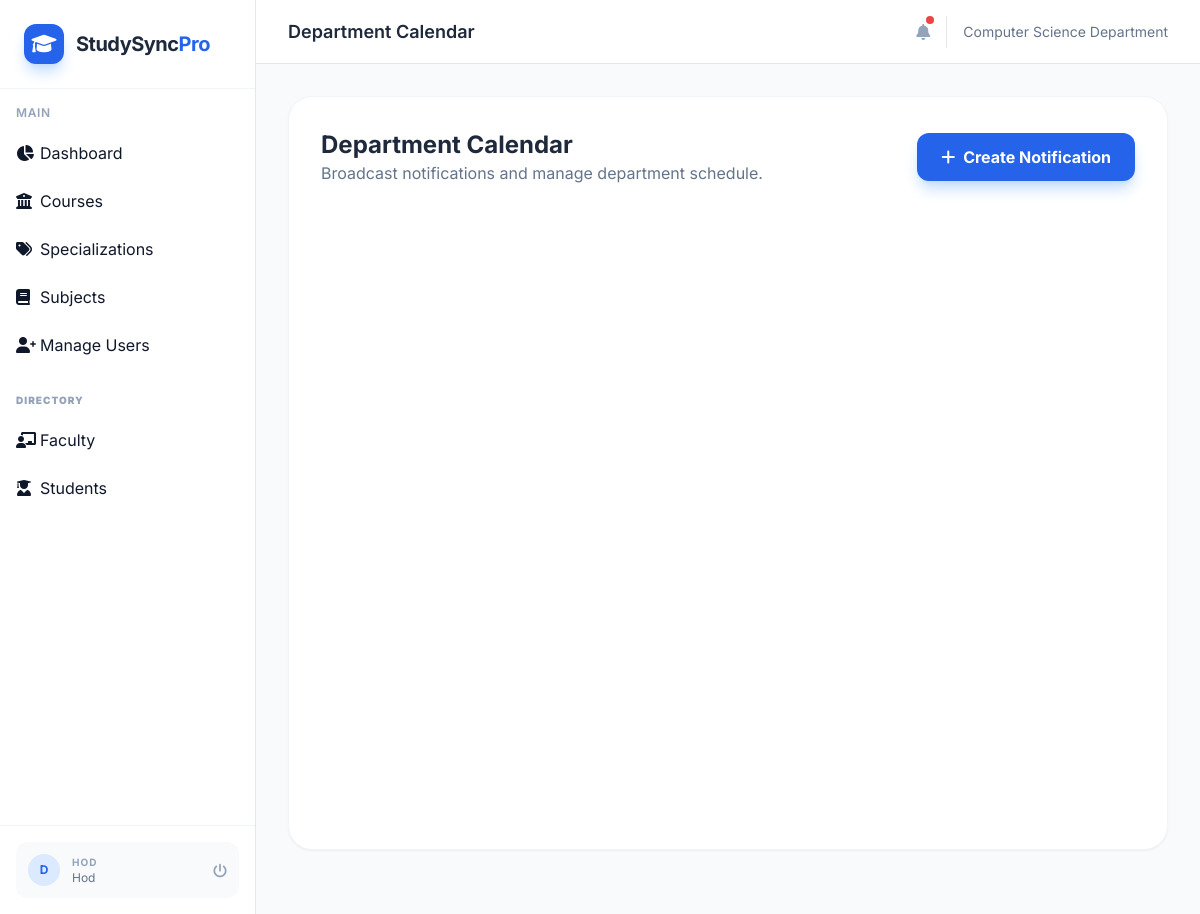
The app's page /hod/calendar (signed in) with its own data.
### models.py (models this page shows)
class User(db.Model, UserMixin):
    __tablename__ = 'user'
    id = db.Column(db.Integer, primary_key=True)
    name = db.Column(db.String(100), nullable=False)
    email = db.Column(db.String(120), unique=True, nullable=False)
    password = db.Column(db.String(200), nullable=False)
    role = db.Column(db.String(20), nullable=False) # hod, faculty, student
    department = db.Column(db.String(100))
    subjects_taught = db.relationship('Subject', backref='faculty', lazy=True)
    enrollments = db.relationship('Enrollment', backref='student', lazy=True)
    events_created = db.relationship('Event', backref='creator', lazy=True, foreign_keys='Event.created_by')
    personal_reminders = db.relationship('Event', backref='owner', lazy=True, foreign_keys='Event.user_id')

### routes/hod.py (the view)
    def decorated_function(*args, **kwargs):
        if not current_user.is_authenticated or current_user.role != 'hod':
            flash('Access Denied', 'danger')
            return redirect(url_for('auth.login'))
        return f(*args, **kwargs)

### routes/hod.py (called while the page is built)
def admin_required(f):
    def decorated_function(*args, **kwargs):
        if not current_user.is_authenticated or current_user.role != 'hod':
            flash('Access Denied', 'danger')
            return redirect(url_for('auth.login'))
        return f(*args, **kwargs)
    decorated_function.__name__ = f.__name__
    return decorated_function

@hod_bp.route('/calendar')
@login_required
@admin_required
def calendar():
    return render_template('hod_calendar.html')

### templates/hod_calendar.html (shortened to what this page needs)
{% extends "base.html" %}
{% block header_title %}Department Calendar{% endblock %}
{% block content %}
<div class="bg-white rounded-3xl shadow-sm border border-slate-100 p-8 mb-8">
    <div class="flex items-center justify-between mb-8">
        <div>
            <h3 class="text-2xl font-bold text-slate-800">Department Calendar</h3>
            <p class="text-slate-500">Broadcast notifications and manage department schedule.</p>
        </div>
        <button onclick="openEventModal()" class="px-6 py-3 bg-blue-600 hover:bg-blue-700 text-white font-bold rounded-xl transition-all shadow-lg shadow-blue-200 flex items-center gap-2">
            <i class="fas fa-plus"></i>
            Create Notification
        </button>
    </div>
    <div id="calendar" class="min-h-[600px]"></div>
</div>
<link href='https://cdn.jsdelivr.net/npm/fullcalendar@5.11.3/main.min.css' rel='stylesheet' />
{% endblock %}

### templates/base.html (shortened to what this page needs)
<!DOCTYPE html>
<html lang="en">
<head>
    <script src="https://cdn.tailwindcss.com"></script>
    <link href="https://cdnjs.cloudflare.com/ajax/libs/font-awesome/6.0.0/css/all.min.css" rel="stylesheet">
</head>
<body class="bg-slate-50 text-slate-900">
    {% if current_user.is_authenticated %}
    <div class="flex h-screen overflow-hidden">
        <aside class="w-64 bg-white border-r border-slate-200 flex-shrink-0 hidden md:flex flex-col">
            <div class="p-6 border-b border-slate-100">
                <div class="flex items-center space-x-3">
                    <div class="w-10 h-10 bg-blue-600 rounded-xl flex items-center justify-center text-white shadow-lg shadow-blue-200">
                        <i class="fas fa-graduation-cap text-xl"></i>
                    </div>
                    <span class="text-xl font-bold tracking-tight text-slate-800">StudySync<span class="text-blue-600">Pro</span></span>
                </div>
            </div>
            <nav class="flex-1 overflow-y-auto py-4">
                <div class="px-4 mb-2 text-xs font-semibold text-slate-400 uppercase tracking-wider">Main</div>
                {% if current_user.role == 'hod' %}
                <a href="{{ url_for('hod.dashboard') }}" class="sidebar-link flex items-center px-4 py-3 transition-colors {{ 'active' if request.endpoint == 'hod.dashboard' }}">
                    <i class="fas fa-chart-pie w-6"></i> <span>Dashboard</span>
                </a>
                <a href="{{ url_for('hod.manage_courses') }}" class="sidebar-link flex items-center px-4 py-3 transition-colors {{ 'active' if 'course' in request.endpoint }}">
                    <i class="fas fa-university w-6"></i> <span>Courses</span>
                </a>
                <a href="{{ url_for('hod.manage_specializations') }}" class="sidebar-link flex items-center px-4 py-3 transition-colors {{ 'active' if 'specialization' in request.endpoint }}">
                    <i class="fas fa-tags w-6"></i> <span>Specializations</span>
                </a>
                <a href="{{ url_for('hod.manage_subjects') }}" class="sidebar-link flex items-center px-4 py-3 transition-colors {{ 'active' if 'subject' in request.endpoint }}">
                    <i class="fas fa-book w-6"></i> <span>Subjects</span>
                </a>
                <a href="{{ url_for('hod.manage_users') }}" class="sidebar-link flex items-center px-4 py-3 transition-colors {{ 'active' if 'manage_users' in request.endpoint }}">
                    <i class="fas fa-user-plus w-6"></i> <span>Manage Users</span>
                </a>
                <div class="px-4 py-2 mt-4 text-[10px] font-black uppercase tracking-widest text-slate-400">Directory</div>
                <a href="{{ url_for('hod.view_faculty') }}" class="sidebar-link flex items-center px-4 py-3 transition-colors {{ 'active' if 'view_faculty' in request.endpoint }}">
                    <i class="fas fa-chalkboard-teacher w-6"></i> <span>Faculty</span>
                </a>
                <a href="{{ url_for('hod.view_students') }}" class="sidebar-link flex items-center px-4 py-3 transition-colors {{ 'active' if 'view_students' in request.endpoint }}">
                    <i class="fas fa-user-graduate w-6"></i> <span>Students</span>
                </a>
                {% endif %}
            </nav>
            <div class="p-4 border-t border-slate-100">
                <div class="flex items-center space-x-3 p-3 bg-slate-50 rounded-xl">
                    <div class="w-8 h-8 rounded-full bg-blue-100 flex items-center justify-center text-blue-600 font-bold text-xs">
                        {{ current_user.name[0] | upper }}
                    </div>
                    <div class="flex-1 min-w-0">
                        <span class="text-[10px] font-bold text-slate-400 uppercase tracking-widest block">{{ current_user.role }}</span>
                        <p class="text-xs text-slate-500 capitalize">{{ current_user.role }}</p>
                    </div>
                    <a href="{{ url_for('auth.logout') }}" class="text-slate-400 hover:text-red-500 transition-colors">
                        <i class="fas fa-power-off text-sm"></i>
                    </a>
                </div>
            </div>
        </aside>
        <main class="flex-1 flex flex-col min-w-0 bg-slate-50 overflow-hidden">
            <header class="h-16 bg-white border-b border-slate-200 flex items-center justify-between px-8 z-10">
                <div class="flex items-center">
                    <h2 class="text-lg font-semibold text-slate-800">{% block header_title %}{% endblock %}</h2>
                </div>
                <div class="flex items-center space-x-4">
                    <div class="relative">
                        <i class="fas fa-bell text-slate-400 hover:text-blue-600 cursor-pointer"></i>
                        <span class="absolute -top-1 -right-1 w-2 h-2 bg-red-500 rounded-full"></span>
                    </div>
                    <span class="text-sm text-slate-500">{{ current_user.department }} Department</span>
                </div>
            </header>
            <div class="flex-1 overflow-y-auto p-8">
                {% block content %}{% endblock %}
            </div>
        </main>
    </div>
    {% else %}
    {% block auth_content %}{% endblock %}
    {% endif %}
</body>
</html>

### templates/base.html (style rules this page uses)
body { font-family: 'Inter', sans-serif; }

### records on screen
User: name "D", role "HOD", role "Hod", department "Computer Science"
